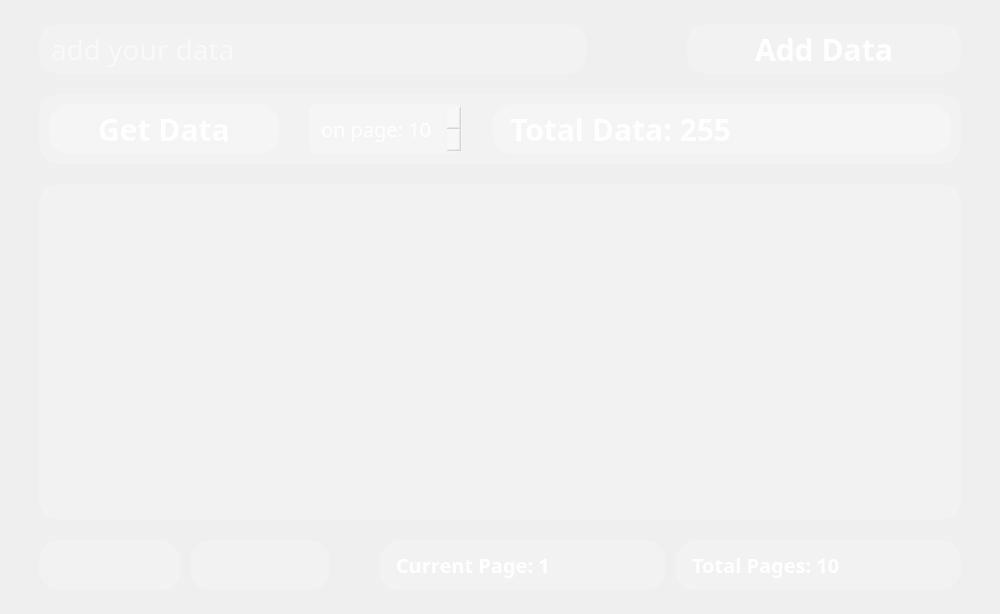
<?xml version="1.0" encoding="UTF-8"?>
<ui version="4.0">
 <class>MainWindow</class>
 <widget class="QMainWindow" name="MainWindow">
  <property name="geometry">
   <rect>
    <x>0</x>
    <y>0</y>
    <width>1000</width>
    <height>614</height>
   </rect>
  </property>
  <property name="minimumSize">
   <size>
    <width>1000</width>
    <height>600</height>
   </size>
  </property>
  <property name="font">
   <font>
    <family>Rubik</family>
    <pointsize>20</pointsize>
   </font>
  </property>
  <property name="windowTitle">
   <string>MainWindow</string>
  </property>
  <property name="styleSheet">
   <string notr="true">background-color: qlineargradient(spread:pad, x1:1, y1:1, x2:0, y2:0, 
    stop:0 rgba(140, 140, 140, 255), 
    stop:0.42 rgba(80, 0, 130, 235), 
    stop:1 rgba(180, 120, 180, 255));

font-family: Rubik;</string>
  </property>
  <property name="documentMode">
   <bool>false</bool>
  </property>
  <widget class="QWidget" name="centralwidget">
   <property name="styleSheet">
    <string notr="true"/>
   </property>
   <layout class="QGridLayout" name="gridLayout_2">
    <item row="0" column="0">
     <layout class="QGridLayout" name="gridLayout">
      <property name="leftMargin">
       <number>30</number>
      </property>
      <property name="topMargin">
       <number>15</number>
      </property>
      <property name="rightMargin">
       <number>30</number>
      </property>
      <property name="bottomMargin">
       <number>15</number>
      </property>
      <property name="verticalSpacing">
       <number>20</number>
      </property>
      <item row="2" column="0">
       <widget class="QListView" name="list_data">
        <property name="styleSheet">
         <string notr="true">background: rgba(255, 255, 255, 50);
border-radius: 20px;
padding: 20px;
color: white;
font-size: 20px</string>
        </property>
       </widget>
      </item>
      <item row="0" column="0">
       <widget class="QWidget" name="add_data_frame" native="true">
        <property name="enabled">
         <bool>true</bool>
        </property>
        <property name="minimumSize">
         <size>
          <width>0</width>
          <height>0</height>
         </size>
        </property>
        <property name="baseSize">
         <size>
          <width>0</width>
          <height>0</height>
         </size>
        </property>
        <property name="styleSheet">
         <string notr="true">background: transparent;</string>
        </property>
        <layout class="QHBoxLayout" name="horizontalLayout" stretch="2,1">
         <property name="spacing">
          <number>100</number>
         </property>
         <property name="leftMargin">
          <number>0</number>
         </property>
         <property name="topMargin">
          <number>0</number>
         </property>
         <property name="rightMargin">
          <number>0</number>
         </property>
         <property name="bottomMargin">
          <number>0</number>
         </property>
         <item>
          <widget class="QLineEdit" name="add_data_text">
           <property name="styleSheet">
            <string notr="true">QLineEdit {
background: rgba(255, 255, 255, 50);
border-radius: 20px;
padding: 0 10px;
height: 50px;
font-size:28px;
color: white;
}

QLineEdit:focus {
border: 2px solid rgba(78,87,84, 200)
}

QLineEdit:hover {
border: 2px solid rgba(78,87,84, 200)
}
</string>
           </property>
           <property name="text">
            <string/>
           </property>
           <property name="maxLength">
            <number>32</number>
           </property>
           <property name="cursorPosition">
            <number>0</number>
           </property>
           <property name="placeholderText">
            <string>add your data</string>
           </property>
           <property name="clearButtonEnabled">
            <bool>true</bool>
           </property>
          </widget>
         </item>
         <item>
          <widget class="QPushButton" name="add_data_btn">
           <property name="enabled">
            <bool>true</bool>
           </property>
           <property name="whatsThis">
            <string>&lt;html&gt;&lt;head/&gt;&lt;body&gt;&lt;p&gt;Кнопка добавления даты&lt;/p&gt;&lt;/body&gt;&lt;/html&gt;</string>
           </property>
           <property name="styleSheet">
            <string notr="true">QPushButton{
background: rgba(255, 255, 255, 50);
border-radius: 20px;
height: 50px;
padding: 0 10px;
font-size:30px;
color: white;
font-weight: bold;
}


QPushButton:hover{
border: 2px solid rgba(78,87,84, 200)
}

QPushButton:pressed{
background-color: rgba(78,87,84, 200)
}


</string>
           </property>
           <property name="text">
            <string>Add Data</string>
           </property>
           <property name="icon">
            <iconset resource="res_rc.qrc">
             <normaloff>:/icons/icons/plus.svg</normaloff>:/icons/icons/plus.svg</iconset>
           </property>
           <property name="iconSize">
            <size>
             <width>32</width>
             <height>32</height>
            </size>
           </property>
          </widget>
         </item>
        </layout>
       </widget>
      </item>
      <item row="3" column="0">
       <widget class="QFrame" name="pagination_frame">
        <property name="minimumSize">
         <size>
          <width>700</width>
          <height>0</height>
         </size>
        </property>
        <property name="styleSheet">
         <string notr="true">background: transparent;</string>
        </property>
        <layout class="QHBoxLayout" name="horizontalLayout_5" stretch="2,4">
         <property name="spacing">
          <number>50</number>
         </property>
         <property name="leftMargin">
          <number>0</number>
         </property>
         <property name="topMargin">
          <number>0</number>
         </property>
         <property name="rightMargin">
          <number>0</number>
         </property>
         <property name="bottomMargin">
          <number>0</number>
         </property>
         <item>
          <widget class="QFrame" name="paginate_btn">
           <property name="styleSheet">
            <string notr="true">background: transparent;</string>
           </property>
           <layout class="QHBoxLayout" name="horizontalLayout_4" stretch="1,1">
            <property name="spacing">
             <number>10</number>
            </property>
            <property name="leftMargin">
             <number>0</number>
            </property>
            <property name="topMargin">
             <number>0</number>
            </property>
            <property name="rightMargin">
             <number>0</number>
            </property>
            <property name="bottomMargin">
             <number>0</number>
            </property>
            <item>
             <widget class="QPushButton" name="prev_page_btn">
              <property name="styleSheet">
               <string notr="true">QPushButton{
background: rgba(255, 255, 255, 50);
border-radius: 20px;
height: 50px;
padding: 0 10px;
font-size:20px;
color: white;
font-weight: bold;
}


QPushButton:hover{
border: 2px solid rgba(78,87,84, 200)
}

QPushButton:pressed{
background-color: rgba(78,87,84, 200)
}
</string>
              </property>
              <property name="text">
               <string/>
              </property>
              <property name="icon">
               <iconset resource="res_rc.qrc">
                <normaloff>:/icons/icons/prev.svg</normaloff>:/icons/icons/prev.svg</iconset>
              </property>
              <property name="iconSize">
               <size>
                <width>32</width>
                <height>32</height>
               </size>
              </property>
             </widget>
            </item>
            <item>
             <widget class="QPushButton" name="next_page_btn">
              <property name="styleSheet">
               <string notr="true">QPushButton{
background: rgba(255, 255, 255, 50);
border-radius: 20px;
height: 50px;
padding: 0 10px;
font-size:20px;
color: white;
font-weight: bold;
}


QPushButton:hover{
border: 2px solid rgba(78,87,84, 200)
}

QPushButton:pressed{
background-color: rgba(78,87,84, 200)
}
</string>
              </property>
              <property name="text">
               <string/>
              </property>
              <property name="icon">
               <iconset resource="res_rc.qrc">
                <normaloff>:/icons/icons/next.svg</normaloff>:/icons/icons/next.svg</iconset>
              </property>
              <property name="iconSize">
               <size>
                <width>32</width>
                <height>32</height>
               </size>
              </property>
             </widget>
            </item>
           </layout>
          </widget>
         </item>
         <item>
          <widget class="QFrame" name="paginate_page">
           <property name="maximumSize">
            <size>
             <width>16777215</width>
             <height>50</height>
            </size>
           </property>
           <property name="styleSheet">
            <string notr="true">background: transparent;</string>
           </property>
           <layout class="QHBoxLayout" name="horizontalLayout_3" stretch="1,1">
            <property name="spacing">
             <number>10</number>
            </property>
            <property name="leftMargin">
             <number>0</number>
            </property>
            <property name="topMargin">
             <number>0</number>
            </property>
            <property name="rightMargin">
             <number>0</number>
            </property>
            <property name="bottomMargin">
             <number>0</number>
            </property>
            <item>
             <widget class="QLabel" name="curent_page">
              <property name="minimumSize">
               <size>
                <width>0</width>
                <height>0</height>
               </size>
              </property>
              <property name="baseSize">
               <size>
                <width>0</width>
                <height>50</height>
               </size>
              </property>
              <property name="styleSheet">
               <string notr="true">background: rgba(255, 255, 255, 50);
border-radius: 20px;
height: 50px;
padding: 0 10px;
font-size:20px;
color: white;
font-weight: bold;</string>
              </property>
              <property name="text">
               <string>Current Page: 1</string>
              </property>
             </widget>
            </item>
            <item>
             <widget class="QLabel" name="total_pages">
              <property name="styleSheet">
               <string notr="true">background: rgba(255, 255, 255, 50);
border-radius: 20px;
height: 50px;
padding: 0 10px;
font-size:20px;
color: white;
font-weight: bold;</string>
              </property>
              <property name="text">
               <string>Total Pages: 10</string>
              </property>
             </widget>
            </item>
           </layout>
          </widget>
         </item>
        </layout>
       </widget>
      </item>
      <item row="1" column="0">
       <widget class="QWidget" name="get_data_frame" native="true">
        <property name="styleSheet">
         <string notr="true">background: rgba(255, 255, 255, 50);
border-radius: 20px;</string>
        </property>
        <layout class="QHBoxLayout" name="horizontalLayout_2" stretch="2,0,4">
         <property name="spacing">
          <number>30</number>
         </property>
         <property name="leftMargin">
          <number>10</number>
         </property>
         <property name="topMargin">
          <number>10</number>
         </property>
         <property name="rightMargin">
          <number>10</number>
         </property>
         <property name="bottomMargin">
          <number>10</number>
         </property>
         <item>
          <widget class="QPushButton" name="get_data_btn">
           <property name="styleSheet">
            <string notr="true">QPushButton{
background: rgba(255, 255, 255, 50);
border-radius: 20px;
height: 50px;
padding: 0 10px;
font-size:30px;
color: white;
font-weight: bold;
}


QPushButton:hover{
border: 2px solid rgba(78,87,84, 200)
}

QPushButton:pressed{
background-color: rgba(78,87,84, 200)
}</string>
           </property>
           <property name="text">
            <string>Get Data</string>
           </property>
           <property name="icon">
            <iconset resource="res_rc.qrc">
             <normaloff>:/icons/icons/data.svg</normaloff>:/icons/icons/data.svg</iconset>
           </property>
           <property name="iconSize">
            <size>
             <width>32</width>
             <height>32</height>
            </size>
           </property>
          </widget>
         </item>
         <item>
          <widget class="QSpinBox" name="page_count">
           <property name="styleSheet">
            <string notr="true">QSpinBox {
padding: 0 10px;
border-radius: 7px;
height: 50px;
font-size:20px;
color: white;
}

QSpinBox:hover{
border: 2px solid rgba(78,87,84, 200)
}</string>
           </property>
           <property name="suffix">
            <string/>
           </property>
           <property name="prefix">
            <string>on page: </string>
           </property>
           <property name="minimum">
            <number>1</number>
           </property>
           <property name="maximum">
            <number>10</number>
           </property>
           <property name="value">
            <number>10</number>
           </property>
          </widget>
         </item>
         <item>
          <widget class="QLabel" name="total_data">
           <property name="styleSheet">
            <string notr="true">
background: rgba(255, 255, 255, 50);
border-radius: 20px;
height: 50px;
padding: 0 10px;
font-size:30px;
color: white;
font-weight: bold;</string>
           </property>
           <property name="text">
            <string>Total Data: 255</string>
           </property>
          </widget>
         </item>
        </layout>
       </widget>
      </item>
     </layout>
    </item>
   </layout>
  </widget>
 </widget>
 <resources>
  <include location="res_rc.qrc"/>
 </resources>
 <connections/>
</ui>
